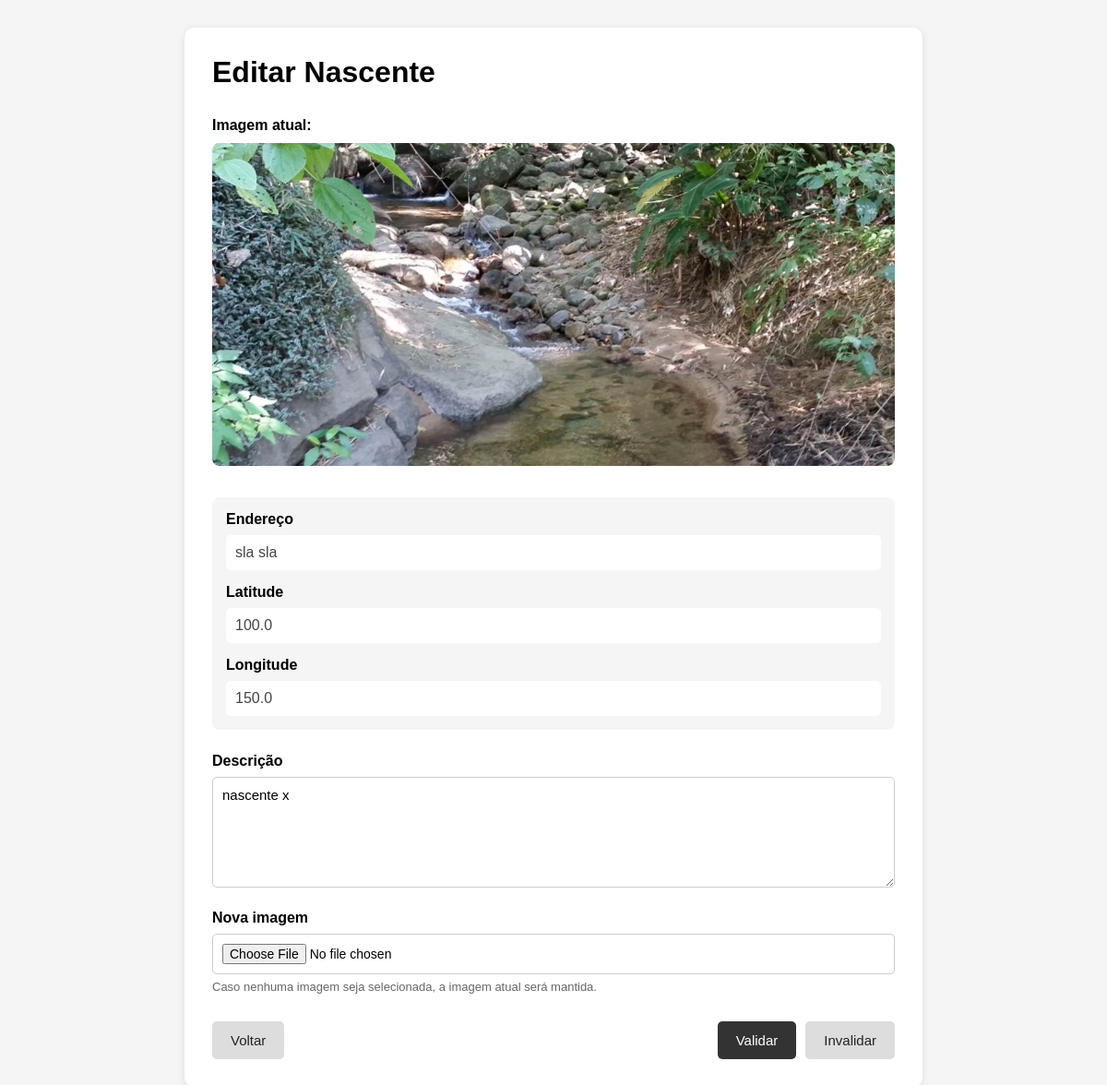
The page /dashboard/nascentes/1/editar on the database as committed earlier.
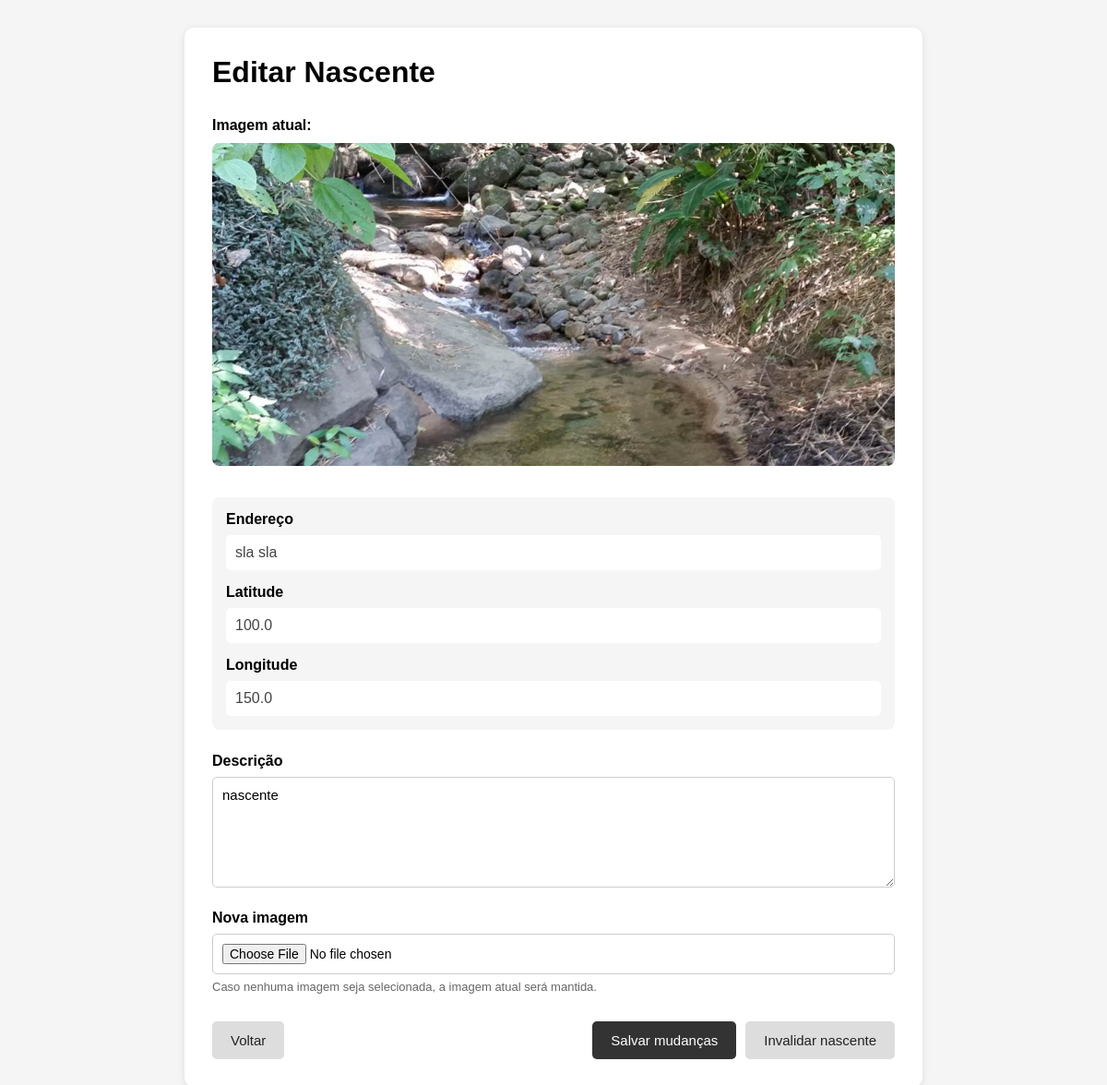
The same page on the database as committed later.
### app/models/nascente.py (models this page shows, shortened)
class Nascente(db.Model):
    __tablename__ = "nascente"
    id = db.Column(db.Integer, primary_key=True)
    endereco = db.Column(db.String(255), nullable=False)
    latitude = db.Column(db.Float, nullable=False)
    longitude = db.Column(db.Float, nullable=False)
    dataRegistro = db.Column(db.DateTime, nullable=False, default=db.func.now())
    imagem = db.Column(db.String(255), nullable=False)
    descricao = db.Column(db.Text, nullable=True)
    status = db.Column(db.Text, nullable=False)
    visitas = db.relationship("VisitaNascente", back_populates="nascente", cascade="all, delete-orphan", order_by="desc(VisitaNascente.dataVisita)")

### app/app.py (the view, shortened to what this page needs)
@app.route("/dashboard/nascentes/<int:id>/editar", methods=["GET", "POST"])
def editarNascente(id):
    nascente = Nascente.query.get(id)
    if not nascente:
        flash("Nascente não encontrada.", "error")
        return redirect("/dashboard/nascentes")
    return render_template("editarNascente.html", nascente=nascente)

### app/templates/editarNascente.html (shortened to what this page needs)
<!DOCTYPE html>
<html lang="pt-BR">
<head>
</head>
<body>
<div class="container">
    <h1>Editar Nascente</h1>
    <div class="imagem-atual">
        <p>Imagem atual:</p>
        <img
            src="{{ url_for('static', filename='uploads/' + nascente.imagem) }}"
            alt="Imagem da nascente"
        >
    </div>
    <form
        action="{{ url_for('editarNascente', id=nascente.id) }}"
        method="POST"
        enctype="multipart/form-data"
    >
        <div class="informacoes">
            <div class="campo">
                <label>
                    Endereço
                </label>
                <p>
                    {{ nascente.endereco }}
                </p>
            </div>
            <div class="campo">
                <label>
                    Latitude
                </label>
                <p>
                    {{ nascente.latitude }}
                </p>
            </div>
            <div class="campo">
                <label>
                    Longitude
                </label>
                <p>
                    {{ nascente.longitude }}
                </p>
            </div>
        </div>
        <div class="campo">
            <label for="descricao">
                Descrição
            </label>
            <textarea
                id="descricao"
                name="descricao"
            >{{ nascente.descricao }}</textarea>
        </div>
        <div class="campo">
            <label for="imagem">
                Nova imagem
            </label>
            <input
                type="file"
                id="imagem"
                name="imagem"
                accept="image/*"
            >
            <p class="ajuda">
                Caso nenhuma imagem seja selecionada, a imagem atual será mantida.
            </p>
        </div>
        <div class="botoes">
            <a
                href="{{ url_for('dashboardNascentes') }}"
                class="botao voltar"
            >
                Voltar
            </a>
            {% if nascente.status == "PENDENTE" %}
                <button
                    type="submit"
                    name="acao"
                    value="validar"
                    class="botao validar"
                >
                    Validar
                </button>
                <button
                    type="submit"
                    name="acao"
                    value="invalidar"
                    class="botao invalidar"
                >
                    Invalidar
                </button>
            {% elif nascente.status == "APROVADA" %}
                <button
                    type="submit"
                    name="acao"
                    value="salvar"
                    class="botao salvar"
                >
                    Salvar mudanças
                </button>
                <button
                    type="submit"
                    name="acao"
                    value="invalidar"
                    class="botao invalidar"
                >
                    Invalidar nascente
                </button>
            {% endif %}
        </div>
    </form>
</div>
</body>
</html>

Rows that differ between the two databases and show on the page:
changed Nascente "sla sla": descricao "nascente x" → "nascente"; status "PENDENTE" → "APROVADA" (drawn)
Other text that changed with them:
text no longer shown: "Validar Invalidar"
text now shown: "Salvar mudanças Invalidar nascente"
